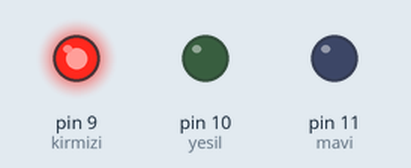
This sketch was run on a simulated Arduino Uno, built with avr-gcc and run on an emulated ATmega328P. On the bench: output pins drawn as LEDs (lit = HIGH).

Above: at 0.2 s.
At 0.7 s:
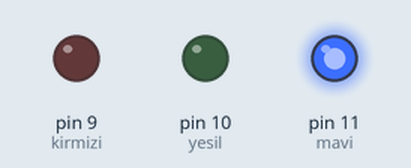
At 2.7 s:
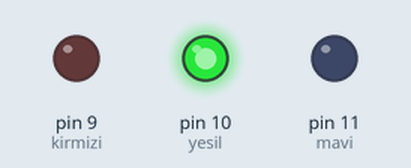
Timing chart, 0 to 3.5 s (numbered marks = the images above):
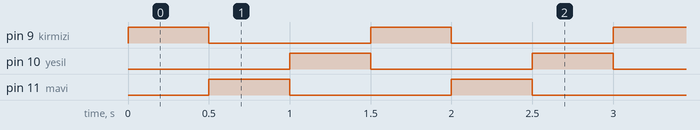

The sketch:

main.ino
```cpp
/*
MERAKLI MÜHENDİS YOUTUBE KANALI

Youtube Kanalı için - https://bit.ly/2AEP5bf
Facebook Sayfası için - https://bit.ly/3qVqAMC
Discord Kanalımıza GEL! - https://bit.ly/347FlSp

Tüm sorularınızı discord kanalımızdan sorabilirsiniz. Orası teknik servis gibi :)
*/

int kirmizi = 9;
int yesil = 10;
int mavi = 11;

void setup() {
pinMode(kirmizi, OUTPUT);
pinMode(mavi, OUTPUT);
pinMode(yesil, OUTPUT);

}

void loop() {

// KIRMIZI
digitalWrite(kirmizi, HIGH);
digitalWrite(mavi, LOW);
digitalWrite(yesil, LOW);
delay(500);

// MAVİ
digitalWrite(kirmizi, LOW);
digitalWrite(mavi, HIGH);
digitalWrite(yesil, LOW);
delay(500);

// YEŞİL
digitalWrite(kirmizi, LOW);
digitalWrite(mavi, LOW);
digitalWrite(yesil, HIGH);
delay(500);
}
```

Measured:
- by itself, pin 9 (kirmizi), pin 10 (yesil), pin 11 (mavi): alternates HIGH for 0.50 s and LOW for 1.0 s
- by itself, everything shown: repeats every 1.5 s, in 3 steps
